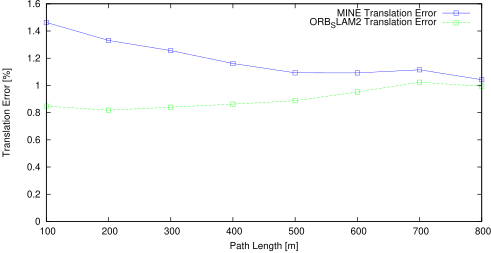

Recreate this plot in gnuplot.
set term postscript eps enhanced color
set output "09_tl.eps"
set size ratio 0.5
set yrange [0:*]
set xlabel "Path Length [m]"
set ylabel "Translation Error [%]"
plot "09_tl.txt" using 1:($2*100) title 'MINE Translation Error' lc rgb "#0000FF" pt 4 w linespoints,"09_tl.txt" using 1:($3*100) title 'ORB_SLAM2 Translation Error' lc rgb "#00FF00" pt 4 w linespoints
